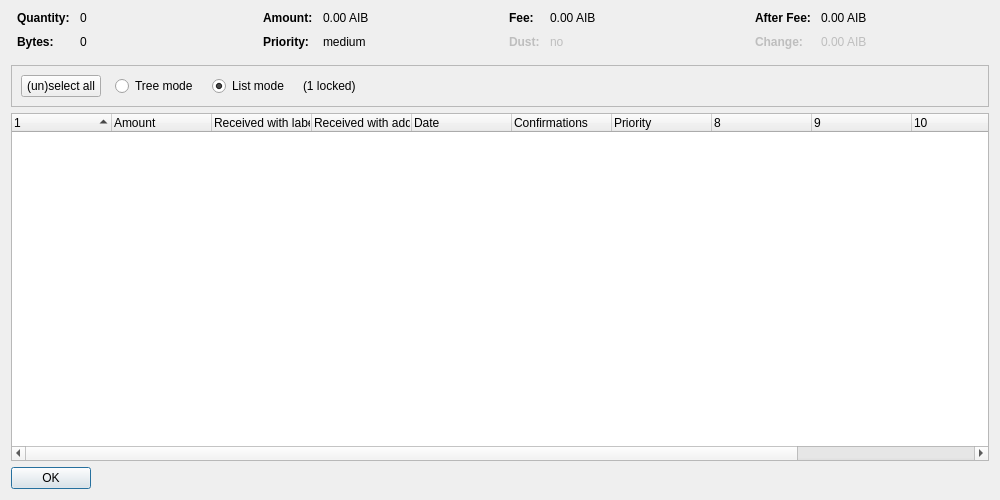
<?xml version="1.0" encoding="UTF-8"?>
<ui version="4.0">
 <class>CoinControlDialog</class>
 <widget class="QDialog" name="CoinControlDialog">
  <property name="geometry">
   <rect>
    <x>0</x>
    <y>0</y>
    <width>1000</width>
    <height>500</height>
   </rect>
  </property>
  <property name="windowTitle">
   <string>Coin Selection</string>
  </property>
  <layout class="QVBoxLayout" name="verticalLayout">
   <item>
    <layout class="QHBoxLayout" name="horizontalLayoutTop" stretch="0,0,0,0">
     <property name="topMargin">
      <number>0</number>
     </property>
     <property name="bottomMargin">
      <number>10</number>
     </property>
     <item>
      <layout class="QFormLayout" name="formLayoutCoinControl1">
       <property name="horizontalSpacing">
        <number>10</number>
       </property>
       <property name="verticalSpacing">
        <number>10</number>
       </property>
       <property name="leftMargin">
        <number>6</number>
       </property>
       <property name="rightMargin">
        <number>6</number>
       </property>
       <item row="0" column="0">
        <widget class="QLabel" name="labelCoinControlQuantityText">
         <property name="font">
          <font>
           <weight>75</weight>
           <bold>true</bold>
          </font>
         </property>
         <property name="text">
          <string>Quantity:</string>
         </property>
        </widget>
       </item>
       <item row="0" column="1">
        <widget class="QLabel" name="labelCoinControlQuantity">
         <property name="cursor">
          <cursorShape>IBeamCursor</cursorShape>
         </property>
         <property name="contextMenuPolicy">
          <enum>Qt::ActionsContextMenu</enum>
         </property>
         <property name="text">
          <string notr="true">0</string>
         </property>
         <property name="textInteractionFlags">
          <set>Qt::LinksAccessibleByMouse|Qt::TextSelectableByKeyboard|Qt::TextSelectableByMouse</set>
         </property>
        </widget>
       </item>
       <item row="1" column="0">
        <widget class="QLabel" name="labelCoinControlBytesText">
         <property name="font">
          <font>
           <weight>75</weight>
           <bold>true</bold>
          </font>
         </property>
         <property name="text">
          <string>Bytes:</string>
         </property>
        </widget>
       </item>
       <item row="1" column="1">
        <widget class="QLabel" name="labelCoinControlBytes">
         <property name="cursor">
          <cursorShape>IBeamCursor</cursorShape>
         </property>
         <property name="contextMenuPolicy">
          <enum>Qt::ActionsContextMenu</enum>
         </property>
         <property name="text">
          <string notr="true">0</string>
         </property>
         <property name="textInteractionFlags">
          <set>Qt::LinksAccessibleByMouse|Qt::TextSelectableByKeyboard|Qt::TextSelectableByMouse</set>
         </property>
        </widget>
       </item>
      </layout>
     </item>
     <item>
      <layout class="QFormLayout" name="formLayoutCoinControl2">
       <property name="horizontalSpacing">
        <number>10</number>
       </property>
       <property name="verticalSpacing">
        <number>10</number>
       </property>
       <property name="leftMargin">
        <number>6</number>
       </property>
       <property name="rightMargin">
        <number>6</number>
       </property>
       <item row="0" column="0">
        <widget class="QLabel" name="labelCoinControlAmountText">
         <property name="font">
          <font>
           <weight>75</weight>
           <bold>true</bold>
          </font>
         </property>
         <property name="text">
          <string>Amount:</string>
         </property>
        </widget>
       </item>
       <item row="0" column="1">
        <widget class="QLabel" name="labelCoinControlAmount">
         <property name="cursor">
          <cursorShape>IBeamCursor</cursorShape>
         </property>
         <property name="contextMenuPolicy">
          <enum>Qt::ActionsContextMenu</enum>
         </property>
         <property name="text">
          <string notr="true">0.00 AIB</string>
         </property>
         <property name="textInteractionFlags">
          <set>Qt::LinksAccessibleByMouse|Qt::TextSelectableByKeyboard|Qt::TextSelectableByMouse</set>
         </property>
        </widget>
       </item>
       <item row="1" column="0">
        <widget class="QLabel" name="labelCoinControlPriorityText">
         <property name="font">
          <font>
           <weight>75</weight>
           <bold>true</bold>
          </font>
         </property>
         <property name="text">
          <string>Priority:</string>
         </property>
        </widget>
       </item>
       <item row="1" column="1">
        <widget class="QLabel" name="labelCoinControlPriority">
         <property name="cursor">
          <cursorShape>IBeamCursor</cursorShape>
         </property>
         <property name="contextMenuPolicy">
          <enum>Qt::ActionsContextMenu</enum>
         </property>
         <property name="text">
          <string notr="true">medium</string>
         </property>
         <property name="textInteractionFlags">
          <set>Qt::LinksAccessibleByMouse|Qt::TextSelectableByKeyboard|Qt::TextSelectableByMouse</set>
         </property>
        </widget>
       </item>
      </layout>
     </item>
     <item>
      <layout class="QFormLayout" name="formLayoutCoinControl3">
       <property name="horizontalSpacing">
        <number>10</number>
       </property>
       <property name="verticalSpacing">
        <number>10</number>
       </property>
       <property name="leftMargin">
        <number>6</number>
       </property>
       <property name="rightMargin">
        <number>6</number>
       </property>
       <item row="0" column="0">
        <widget class="QLabel" name="labelCoinControlFeeText">
         <property name="font">
          <font>
           <weight>75</weight>
           <bold>true</bold>
          </font>
         </property>
         <property name="text">
          <string>Fee:</string>
         </property>
        </widget>
       </item>
       <item row="0" column="1">
        <widget class="QLabel" name="labelCoinControlFee">
         <property name="cursor">
          <cursorShape>IBeamCursor</cursorShape>
         </property>
         <property name="contextMenuPolicy">
          <enum>Qt::ActionsContextMenu</enum>
         </property>
         <property name="text">
          <string notr="true">0.00 AIB</string>
         </property>
         <property name="textInteractionFlags">
          <set>Qt::LinksAccessibleByMouse|Qt::TextSelectableByKeyboard|Qt::TextSelectableByMouse</set>
         </property>
        </widget>
       </item>
       <item row="1" column="0">
        <widget class="QLabel" name="labelCoinControlLowOutputText">
         <property name="enabled">
          <bool>false</bool>
         </property>
         <property name="font">
          <font>
           <weight>75</weight>
           <bold>true</bold>
          </font>
         </property>
         <property name="text">
          <string>Dust:</string>
         </property>
        </widget>
       </item>
       <item row="1" column="1">
        <widget class="QLabel" name="labelCoinControlLowOutput">
         <property name="enabled">
          <bool>false</bool>
         </property>
         <property name="cursor">
          <cursorShape>IBeamCursor</cursorShape>
         </property>
         <property name="contextMenuPolicy">
          <enum>Qt::ActionsContextMenu</enum>
         </property>
         <property name="text">
          <string notr="true">no</string>
         </property>
         <property name="textInteractionFlags">
          <set>Qt::LinksAccessibleByMouse|Qt::TextSelectableByKeyboard|Qt::TextSelectableByMouse</set>
         </property>
        </widget>
       </item>
      </layout>
     </item>
     <item>
      <layout class="QFormLayout" name="formLayoutCoinControl4">
       <property name="horizontalSpacing">
        <number>10</number>
       </property>
       <property name="verticalSpacing">
        <number>10</number>
       </property>
       <property name="leftMargin">
        <number>6</number>
       </property>
       <property name="rightMargin">
        <number>6</number>
       </property>
       <item row="0" column="0">
        <widget class="QLabel" name="labelCoinControlAfterFeeText">
         <property name="font">
          <font>
           <weight>75</weight>
           <bold>true</bold>
          </font>
         </property>
         <property name="text">
          <string>After Fee:</string>
         </property>
        </widget>
       </item>
       <item row="0" column="1">
        <widget class="QLabel" name="labelCoinControlAfterFee">
         <property name="cursor">
          <cursorShape>IBeamCursor</cursorShape>
         </property>
         <property name="contextMenuPolicy">
          <enum>Qt::ActionsContextMenu</enum>
         </property>
         <property name="text">
          <string notr="true">0.00 AIB</string>
         </property>
         <property name="textInteractionFlags">
          <set>Qt::LinksAccessibleByMouse|Qt::TextSelectableByKeyboard|Qt::TextSelectableByMouse</set>
         </property>
        </widget>
       </item>
       <item row="1" column="0">
        <widget class="QLabel" name="labelCoinControlChangeText">
         <property name="enabled">
          <bool>false</bool>
         </property>
         <property name="font">
          <font>
           <weight>75</weight>
           <bold>true</bold>
          </font>
         </property>
         <property name="text">
          <string>Change:</string>
         </property>
        </widget>
       </item>
       <item row="1" column="1">
        <widget class="QLabel" name="labelCoinControlChange">
         <property name="enabled">
          <bool>false</bool>
         </property>
         <property name="cursor">
          <cursorShape>IBeamCursor</cursorShape>
         </property>
         <property name="contextMenuPolicy">
          <enum>Qt::ActionsContextMenu</enum>
         </property>
         <property name="text">
          <string notr="true">0.00 AIB</string>
         </property>
         <property name="textInteractionFlags">
          <set>Qt::LinksAccessibleByMouse|Qt::TextSelectableByKeyboard|Qt::TextSelectableByMouse</set>
         </property>
        </widget>
       </item>
      </layout>
     </item>
    </layout>
   </item>
   <item>
    <widget class="QFrame" name="frame">
     <property name="minimumSize">
      <size>
       <width>0</width>
       <height>40</height>
      </size>
     </property>
     <property name="frameShape">
      <enum>QFrame::StyledPanel</enum>
     </property>
     <property name="frameShadow">
      <enum>QFrame::Sunken</enum>
     </property>
     <layout class="QHBoxLayout" name="horizontalLayout">
      <item>
       <layout class="QHBoxLayout" name="horizontalLayoutPanel" stretch="0,0,0,0,0">
        <property name="spacing">
         <number>14</number>
        </property>
        <item>
         <widget class="QPushButton" name="pushButtonSelectAll">
          <property name="sizePolicy">
           <sizepolicy hsizetype="Maximum" vsizetype="Fixed">
            <horstretch>0</horstretch>
            <verstretch>0</verstretch>
           </sizepolicy>
          </property>
          <property name="text">
           <string>(un)select all</string>
          </property>
          <property name="autoDefault">
           <bool>false</bool>
          </property>
         </widget>
        </item>
        <item>
         <widget class="QRadioButton" name="radioTreeMode">
          <property name="sizePolicy">
           <sizepolicy hsizetype="Maximum" vsizetype="Fixed">
            <horstretch>0</horstretch>
            <verstretch>0</verstretch>
           </sizepolicy>
          </property>
          <property name="text">
           <string>Tree mode</string>
          </property>
         </widget>
        </item>
        <item>
         <widget class="QRadioButton" name="radioListMode">
          <property name="sizePolicy">
           <sizepolicy hsizetype="Maximum" vsizetype="Fixed">
            <horstretch>0</horstretch>
            <verstretch>0</verstretch>
           </sizepolicy>
          </property>
          <property name="text">
           <string>List mode</string>
          </property>
          <property name="checked">
           <bool>true</bool>
          </property>
         </widget>
        </item>
        <item>
         <widget class="QLabel" name="labelLocked">
          <property name="text">
           <string notr="true">(1 locked)</string>
          </property>
         </widget>
        </item>
        <item>
         <spacer name="horizontalSpacer">
          <property name="orientation">
           <enum>Qt::Horizontal</enum>
          </property>
          <property name="sizeHint" stdset="0">
           <size>
            <width>40</width>
            <height>20</height>
           </size>
          </property>
         </spacer>
        </item>
       </layout>
      </item>
     </layout>
    </widget>
   </item>
   <item>
    <widget class="CoinControlTreeWidget" name="treeWidget">
     <property name="contextMenuPolicy">
      <enum>Qt::CustomContextMenu</enum>
     </property>
     <property name="sortingEnabled">
      <bool>false</bool>
     </property>
     <property name="columnCount">
      <number>12</number>
     </property>
     <attribute name="headerShowSortIndicator" stdset="0">
      <bool>true</bool>
     </attribute>
     <attribute name="headerStretchLastSection">
      <bool>false</bool>
     </attribute>
     <column>
      <property name="text">
       <string/>
      </property>
     </column>
     <column>
      <property name="text">
       <string>Amount</string>
      </property>
     </column>
     <column>
      <property name="text">
       <string>Received with label</string>
      </property>
     </column>
     <column>
      <property name="text">
       <string>Received with address</string>
      </property>
     </column>
     <column>
      <property name="text">
       <string>Date</string>
      </property>
     </column>
     <column>
      <property name="text">
       <string>Confirmations</string>
      </property>
      <property name="toolTip">
       <string>Confirmed</string>
      </property>
     </column>
     <column>
      <property name="text">
       <string>Priority</string>
      </property>
     </column>
     <column>
      <property name="text">
       <string/>
      </property>
     </column>
     <column>
      <property name="text">
       <string/>
      </property>
     </column>
     <column>
      <property name="text">
       <string/>
      </property>
     </column>
     <column>
      <property name="text">
       <string/>
      </property>
     </column>
     <column>
      <property name="text">
       <string/>
      </property>
     </column>
    </widget>
   </item>
   <item>
    <widget class="QDialogButtonBox" name="buttonBox">
     <property name="sizePolicy">
      <sizepolicy hsizetype="Maximum" vsizetype="Fixed">
       <horstretch>0</horstretch>
       <verstretch>0</verstretch>
      </sizepolicy>
     </property>
     <property name="orientation">
      <enum>Qt::Horizontal</enum>
     </property>
     <property name="standardButtons">
      <set>QDialogButtonBox::Ok</set>
     </property>
    </widget>
   </item>
  </layout>
 </widget>
 <customwidgets>
  <customwidget>
   <class>CoinControlTreeWidget</class>
   <extends>QTreeWidget</extends>
   <header>coincontroltreewidget.h</header>
  </customwidget>
 </customwidgets>
 <resources/>
 <connections/>
</ui>
